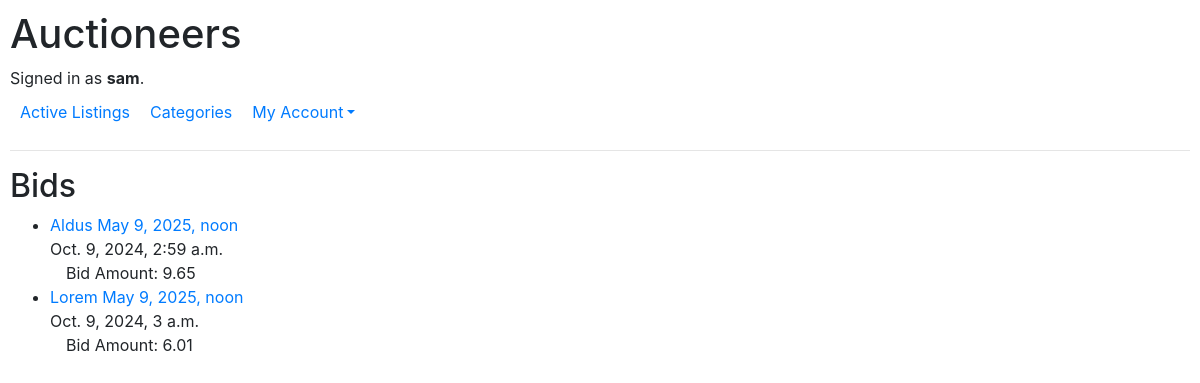
/bids/ (signed in), run on an earlier commit of the app's database.
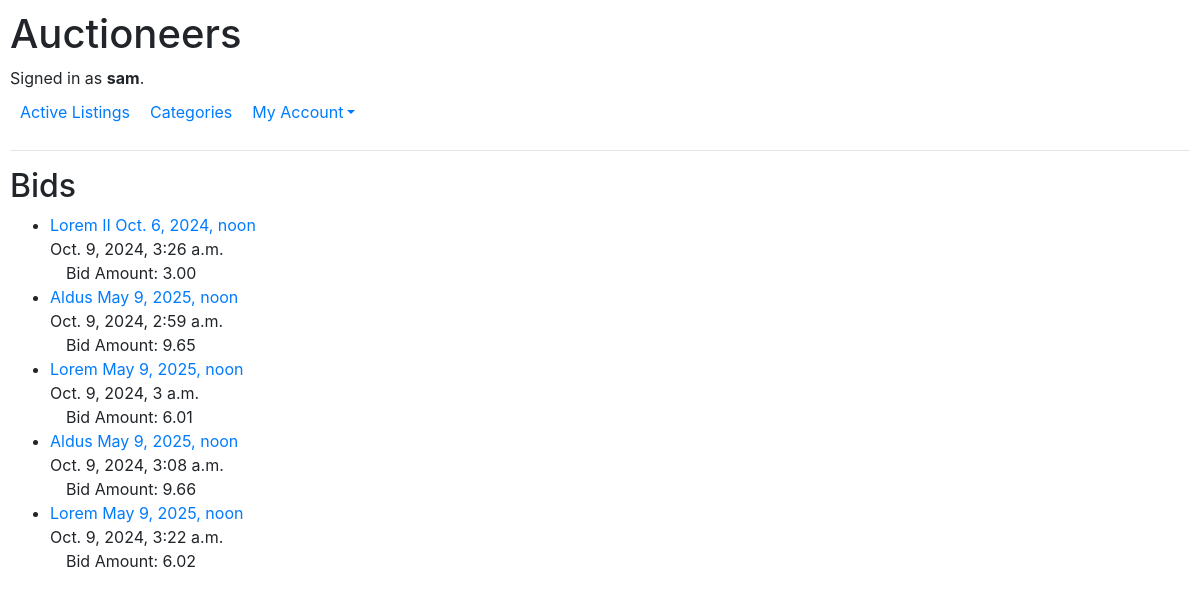
And on a later commit of the database.
### auctions/models.py (models this page shows, shortened)
class User(AbstractUser):
    watchlist = models.ManyToManyField("Auction_Listing", related_name="watched_by", blank=True)

class Bid(models.Model):
    timestamp = models.DateTimeField(auto_now_add=True)
    listing = models.ForeignKey(Auction_Listing, on_delete=models.PROTECT, related_name="bids")
    user = models.ForeignKey(User, on_delete=models.CASCADE, related_name="bids")
    amount = models.DecimalField(max_digits=10, decimal_places=2)

class Auction_Listing(models.Model):
    title = models.CharField(max_length = 25)
    description = models.TextField()
    category = models.ForeignKey(Category, on_delete=models.PROTECT, related_name="listings")
    current_bid = models.ForeignKey("Bid", on_delete=models.PROTECT, related_name="listings", null=True, blank=True)
    seller = models.ForeignKey(User, on_delete=models.CASCADE, related_name="listings")
    quantity = models.IntegerField()
    price = models.DecimalField(max_digits=10, decimal_places=2)
    timestamp = models.DateTimeField(auto_now_add=True)
    closing_date = models.DateTimeField(blank=False)
    is_open = models.BooleanField(default=True)

### auctions/views.py (the view)
# urls.py: path("bids/", views.bids, name="bids"),
def bids(request):
    if request.user.is_authenticated:
        bids = Bid.objects.filter(user=request.user).order_by('listing__closing_date')
        message = ""
        if not bids.exists():
            message = "You have not bid on any listings yet."
        return render(request, "auctions/bids.html", {
            "bids": bids,
            "message": message
        })

### auctions/templates/auctions/bids.html (shortened to what this page needs)
{% extends "auctions/layout.html" %}
{% block body %}
    <h2>Bids</h2>
    <div>
        {% if user.is_authenticated %}
        <ul>
            {% for bid in bids %}
            <li>
                <div>
                    <a href="{% url 'listing_detail' bid.listing.id %}">{{ bid.listing.title }}  {{ bid.listing.closing_date }}</a>
                </div>
                <div>
                    {{ bid.timestamp }}<br>&emsp;Bid Amount: {{ bid.amount }}
                </div>
            </li>
            {% endfor %}
        </ul>
        {% endif %}
    </div>
{% endblock %}

### auctions/templates/auctions/layout.html (shortened to what this page needs)
{% load static %}
<!DOCTYPE html>
<html lang="en">
    <head>
        <link rel="stylesheet" href="https://stackpath.bootstrapcdn.com/bootstrap/4.4.1/css/bootstrap.min.css">
        <link href="{% static 'auctions/styles.css' %}" rel="stylesheet">
    </head>
    <body>
        <h1>Auctioneers</h1>
        <div>
            {% if user.is_authenticated %}
                Signed in as <strong>{{ user.username }}</strong>.
            {% else %}
                Not signed in.
            {% endif %}
        </div>
        <ul class="nav">
            <li class="nav-item">
                <a class="nav-link" href="{% url 'index' %}">Active Listings</a>
            </li>
            <li>
                <a class="nav-link" href="{% url 'categories' %}">Categories</a>
            </li>
            {% if user.is_authenticated %}
                <li class="nav-item dropdown">
                    <a href="#" class="nav-link dropdown-toggle">My Account</a>
                </li>
            {% endif %}
        </ul>
        <hr>
        {% block body %}
        {% endblock %}
    </body>
</html>

### auctions/static/auctions/styles.css (style rules this page uses)
body { padding: 10px; }
.nav-link { text-decoration: none; padding: 10px; border-radius: 5px; }

What changed in the data, as far as the page shows it:
added Bid: listing "Lorem II", listing.closing_date "Oct. 6, 2024, noon", timestamp "Oct. 9, 2024, 3:26 a.m.", amount "3.00"
added Bid: listing "Aldus", listing.closing_date "May 9, 2025, noon", timestamp "Oct. 9, 2024, 3:08 a.m.", amount "9.66"
added Bid: listing "Lorem", listing.closing_date "May 9, 2025, noon", timestamp "Oct. 9, 2024, 3:22 a.m.", amount "6.02"
